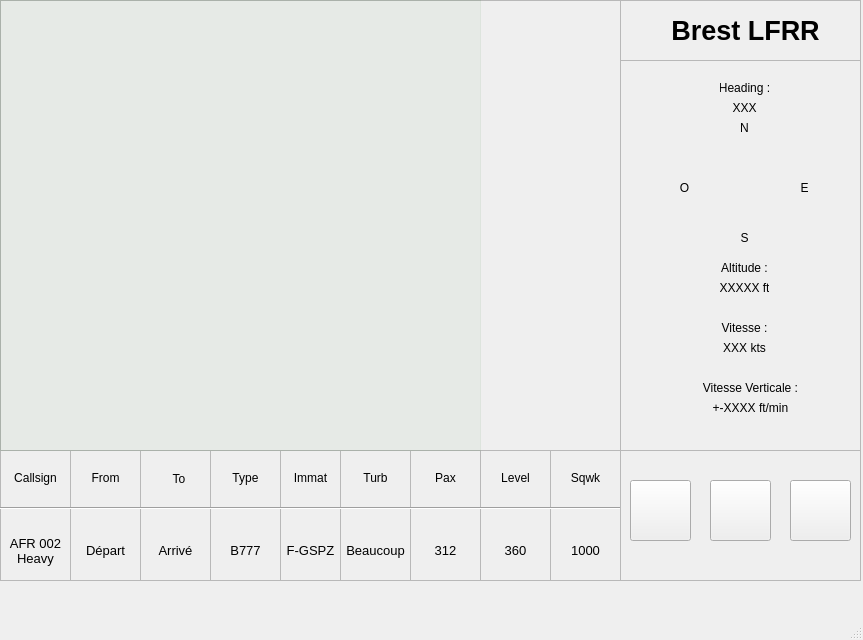
<?xml version="1.0" encoding="UTF-8"?>
<ui version="4.0">
 <class>MainWindow</class>
 <widget class="QMainWindow" name="MainWindow">
  <property name="geometry">
   <rect>
    <x>0</x>
    <y>0</y>
    <width>863</width>
    <height>640</height>
   </rect>
  </property>
  <property name="windowTitle">
   <string>MainWindow</string>
  </property>
  <widget class="QWidget" name="centralwidget">
   <widget class="QFrame" name="frame_strip">
    <property name="geometry">
     <rect>
      <x>0</x>
      <y>450</y>
      <width>621</width>
      <height>131</height>
     </rect>
    </property>
    <property name="frameShape">
     <enum>QFrame::Shape::StyledPanel</enum>
    </property>
    <property name="frameShadow">
     <enum>QFrame::Shadow::Raised</enum>
    </property>
    <widget class="QFrame" name="frame">
     <property name="geometry">
      <rect>
       <x>0</x>
       <y>0</y>
       <width>71</width>
       <height>131</height>
      </rect>
     </property>
     <property name="frameShape">
      <enum>QFrame::Shape::StyledPanel</enum>
     </property>
     <property name="frameShadow">
      <enum>QFrame::Shadow::Raised</enum>
     </property>
     <widget class="QLabel" name="label">
      <property name="geometry">
       <rect>
        <x>10</x>
        <y>20</y>
        <width>51</width>
        <height>16</height>
       </rect>
      </property>
      <property name="text">
       <string>Callsign</string>
      </property>
      <property name="alignment">
       <set>Qt::AlignmentFlag::AlignCenter</set>
      </property>
     </widget>
     <widget class="Line" name="line">
      <property name="geometry">
       <rect>
        <x>0</x>
        <y>50</y>
        <width>71</width>
        <height>16</height>
       </rect>
      </property>
      <property name="orientation">
       <enum>Qt::Orientation::Horizontal</enum>
      </property>
     </widget>
     <widget class="QLabel" name="label_2">
      <property name="geometry">
       <rect>
        <x>0</x>
        <y>80</y>
        <width>71</width>
        <height>41</height>
       </rect>
      </property>
      <property name="font">
       <font>
        <pointsize>10</pointsize>
       </font>
      </property>
      <property name="text">
       <string>AFR 002 Heavy</string>
      </property>
      <property name="alignment">
       <set>Qt::AlignmentFlag::AlignCenter</set>
      </property>
      <property name="wordWrap">
       <bool>true</bool>
      </property>
     </widget>
    </widget>
    <widget class="QFrame" name="frame_2">
     <property name="geometry">
      <rect>
       <x>70</x>
       <y>0</y>
       <width>71</width>
       <height>131</height>
      </rect>
     </property>
     <property name="frameShape">
      <enum>QFrame::Shape::StyledPanel</enum>
     </property>
     <property name="frameShadow">
      <enum>QFrame::Shadow::Raised</enum>
     </property>
     <widget class="QLabel" name="label_3">
      <property name="geometry">
       <rect>
        <x>10</x>
        <y>20</y>
        <width>51</width>
        <height>16</height>
       </rect>
      </property>
      <property name="text">
       <string>From</string>
      </property>
      <property name="alignment">
       <set>Qt::AlignmentFlag::AlignCenter</set>
      </property>
     </widget>
     <widget class="Line" name="line_3">
      <property name="geometry">
       <rect>
        <x>0</x>
        <y>50</y>
        <width>71</width>
        <height>16</height>
       </rect>
      </property>
      <property name="orientation">
       <enum>Qt::Orientation::Horizontal</enum>
      </property>
     </widget>
     <widget class="QLabel" name="label_4">
      <property name="geometry">
       <rect>
        <x>0</x>
        <y>80</y>
        <width>71</width>
        <height>41</height>
       </rect>
      </property>
      <property name="font">
       <font>
        <pointsize>10</pointsize>
       </font>
      </property>
      <property name="text">
       <string>Départ</string>
      </property>
      <property name="alignment">
       <set>Qt::AlignmentFlag::AlignCenter</set>
      </property>
      <property name="wordWrap">
       <bool>true</bool>
      </property>
     </widget>
    </widget>
    <widget class="QFrame" name="frame_3">
     <property name="geometry">
      <rect>
       <x>140</x>
       <y>0</y>
       <width>71</width>
       <height>131</height>
      </rect>
     </property>
     <property name="frameShape">
      <enum>QFrame::Shape::StyledPanel</enum>
     </property>
     <property name="frameShadow">
      <enum>QFrame::Shadow::Raised</enum>
     </property>
     <widget class="Line" name="line_7">
      <property name="geometry">
       <rect>
        <x>0</x>
        <y>50</y>
        <width>71</width>
        <height>16</height>
       </rect>
      </property>
      <property name="orientation">
       <enum>Qt::Orientation::Horizontal</enum>
      </property>
     </widget>
     <widget class="QLabel" name="label_10">
      <property name="geometry">
       <rect>
        <x>0</x>
        <y>80</y>
        <width>71</width>
        <height>41</height>
       </rect>
      </property>
      <property name="font">
       <font>
        <pointsize>10</pointsize>
       </font>
      </property>
      <property name="text">
       <string>Arrivé</string>
      </property>
      <property name="alignment">
       <set>Qt::AlignmentFlag::AlignCenter</set>
      </property>
      <property name="wordWrap">
       <bool>true</bool>
      </property>
     </widget>
     <widget class="QLabel" name="label_9">
      <property name="geometry">
       <rect>
        <x>-40</x>
        <y>-10</y>
        <width>158</width>
        <height>78</height>
       </rect>
      </property>
      <property name="text">
       <string>To</string>
      </property>
      <property name="alignment">
       <set>Qt::AlignmentFlag::AlignCenter</set>
      </property>
     </widget>
    </widget>
    <widget class="QFrame" name="frame_5">
     <property name="geometry">
      <rect>
       <x>340</x>
       <y>0</y>
       <width>71</width>
       <height>131</height>
      </rect>
     </property>
     <property name="frameShape">
      <enum>QFrame::Shape::StyledPanel</enum>
     </property>
     <property name="frameShadow">
      <enum>QFrame::Shadow::Raised</enum>
     </property>
     <widget class="QLabel" name="label_15">
      <property name="geometry">
       <rect>
        <x>10</x>
        <y>20</y>
        <width>51</width>
        <height>16</height>
       </rect>
      </property>
      <property name="text">
       <string>Turb</string>
      </property>
      <property name="alignment">
       <set>Qt::AlignmentFlag::AlignCenter</set>
      </property>
     </widget>
     <widget class="Line" name="line_11">
      <property name="geometry">
       <rect>
        <x>0</x>
        <y>50</y>
        <width>71</width>
        <height>16</height>
       </rect>
      </property>
      <property name="orientation">
       <enum>Qt::Orientation::Horizontal</enum>
      </property>
     </widget>
     <widget class="QLabel" name="label_16">
      <property name="geometry">
       <rect>
        <x>0</x>
        <y>80</y>
        <width>71</width>
        <height>41</height>
       </rect>
      </property>
      <property name="font">
       <font>
        <pointsize>10</pointsize>
       </font>
      </property>
      <property name="text">
       <string>Beaucoup</string>
      </property>
      <property name="alignment">
       <set>Qt::AlignmentFlag::AlignCenter</set>
      </property>
      <property name="wordWrap">
       <bool>true</bool>
      </property>
     </widget>
    </widget>
    <widget class="QFrame" name="frame_6">
     <property name="geometry">
      <rect>
       <x>410</x>
       <y>0</y>
       <width>71</width>
       <height>131</height>
      </rect>
     </property>
     <property name="frameShape">
      <enum>QFrame::Shape::StyledPanel</enum>
     </property>
     <property name="frameShadow">
      <enum>QFrame::Shadow::Raised</enum>
     </property>
     <widget class="QLabel" name="label_17">
      <property name="geometry">
       <rect>
        <x>10</x>
        <y>20</y>
        <width>51</width>
        <height>16</height>
       </rect>
      </property>
      <property name="text">
       <string>Pax</string>
      </property>
      <property name="alignment">
       <set>Qt::AlignmentFlag::AlignCenter</set>
      </property>
     </widget>
     <widget class="Line" name="line_12">
      <property name="geometry">
       <rect>
        <x>0</x>
        <y>50</y>
        <width>71</width>
        <height>16</height>
       </rect>
      </property>
      <property name="orientation">
       <enum>Qt::Orientation::Horizontal</enum>
      </property>
     </widget>
     <widget class="QLabel" name="label_18">
      <property name="geometry">
       <rect>
        <x>0</x>
        <y>80</y>
        <width>71</width>
        <height>41</height>
       </rect>
      </property>
      <property name="font">
       <font>
        <pointsize>10</pointsize>
       </font>
      </property>
      <property name="text">
       <string>312</string>
      </property>
      <property name="alignment">
       <set>Qt::AlignmentFlag::AlignCenter</set>
      </property>
      <property name="wordWrap">
       <bool>true</bool>
      </property>
     </widget>
    </widget>
    <widget class="QFrame" name="frame_7">
     <property name="geometry">
      <rect>
       <x>480</x>
       <y>0</y>
       <width>71</width>
       <height>131</height>
      </rect>
     </property>
     <property name="frameShape">
      <enum>QFrame::Shape::StyledPanel</enum>
     </property>
     <property name="frameShadow">
      <enum>QFrame::Shadow::Raised</enum>
     </property>
     <widget class="QLabel" name="label_19">
      <property name="geometry">
       <rect>
        <x>10</x>
        <y>20</y>
        <width>51</width>
        <height>16</height>
       </rect>
      </property>
      <property name="text">
       <string>Level</string>
      </property>
      <property name="alignment">
       <set>Qt::AlignmentFlag::AlignCenter</set>
      </property>
     </widget>
     <widget class="Line" name="line_13">
      <property name="geometry">
       <rect>
        <x>0</x>
        <y>50</y>
        <width>71</width>
        <height>16</height>
       </rect>
      </property>
      <property name="orientation">
       <enum>Qt::Orientation::Horizontal</enum>
      </property>
     </widget>
     <widget class="QLabel" name="label_20">
      <property name="geometry">
       <rect>
        <x>0</x>
        <y>80</y>
        <width>71</width>
        <height>41</height>
       </rect>
      </property>
      <property name="font">
       <font>
        <pointsize>10</pointsize>
       </font>
      </property>
      <property name="text">
       <string>360</string>
      </property>
      <property name="alignment">
       <set>Qt::AlignmentFlag::AlignCenter</set>
      </property>
      <property name="wordWrap">
       <bool>true</bool>
      </property>
     </widget>
    </widget>
    <widget class="QFrame" name="frame_8">
     <property name="geometry">
      <rect>
       <x>550</x>
       <y>0</y>
       <width>71</width>
       <height>131</height>
      </rect>
     </property>
     <property name="frameShape">
      <enum>QFrame::Shape::StyledPanel</enum>
     </property>
     <property name="frameShadow">
      <enum>QFrame::Shadow::Raised</enum>
     </property>
     <widget class="QLabel" name="label_21">
      <property name="geometry">
       <rect>
        <x>10</x>
        <y>20</y>
        <width>51</width>
        <height>16</height>
       </rect>
      </property>
      <property name="text">
       <string>Sqwk</string>
      </property>
      <property name="alignment">
       <set>Qt::AlignmentFlag::AlignCenter</set>
      </property>
     </widget>
     <widget class="Line" name="line_14">
      <property name="geometry">
       <rect>
        <x>0</x>
        <y>50</y>
        <width>71</width>
        <height>16</height>
       </rect>
      </property>
      <property name="orientation">
       <enum>Qt::Orientation::Horizontal</enum>
      </property>
     </widget>
     <widget class="QLabel" name="label_22">
      <property name="geometry">
       <rect>
        <x>0</x>
        <y>80</y>
        <width>71</width>
        <height>41</height>
       </rect>
      </property>
      <property name="font">
       <font>
        <pointsize>10</pointsize>
       </font>
      </property>
      <property name="text">
       <string>1000</string>
      </property>
      <property name="alignment">
       <set>Qt::AlignmentFlag::AlignCenter</set>
      </property>
      <property name="wordWrap">
       <bool>true</bool>
      </property>
     </widget>
    </widget>
    <widget class="QFrame" name="frame_4">
     <property name="geometry">
      <rect>
       <x>210</x>
       <y>0</y>
       <width>71</width>
       <height>131</height>
      </rect>
     </property>
     <property name="frameShape">
      <enum>QFrame::Shape::StyledPanel</enum>
     </property>
     <property name="frameShadow">
      <enum>QFrame::Shadow::Raised</enum>
     </property>
     <widget class="QLabel" name="label_11">
      <property name="geometry">
       <rect>
        <x>10</x>
        <y>20</y>
        <width>51</width>
        <height>16</height>
       </rect>
      </property>
      <property name="text">
       <string>Type</string>
      </property>
      <property name="alignment">
       <set>Qt::AlignmentFlag::AlignCenter</set>
      </property>
     </widget>
     <widget class="Line" name="line_8">
      <property name="geometry">
       <rect>
        <x>0</x>
        <y>50</y>
        <width>71</width>
        <height>16</height>
       </rect>
      </property>
      <property name="orientation">
       <enum>Qt::Orientation::Horizontal</enum>
      </property>
     </widget>
     <widget class="QLabel" name="label_12">
      <property name="geometry">
       <rect>
        <x>0</x>
        <y>80</y>
        <width>71</width>
        <height>41</height>
       </rect>
      </property>
      <property name="font">
       <font>
        <pointsize>10</pointsize>
       </font>
      </property>
      <property name="text">
       <string>B777</string>
      </property>
      <property name="alignment">
       <set>Qt::AlignmentFlag::AlignCenter</set>
      </property>
      <property name="wordWrap">
       <bool>true</bool>
      </property>
     </widget>
    </widget>
    <widget class="QFrame" name="frame_9">
     <property name="geometry">
      <rect>
       <x>280</x>
       <y>0</y>
       <width>61</width>
       <height>131</height>
      </rect>
     </property>
     <property name="frameShape">
      <enum>QFrame::Shape::StyledPanel</enum>
     </property>
     <property name="frameShadow">
      <enum>QFrame::Shadow::Raised</enum>
     </property>
     <widget class="QLabel" name="label_13">
      <property name="geometry">
       <rect>
        <x>0</x>
        <y>20</y>
        <width>61</width>
        <height>16</height>
       </rect>
      </property>
      <property name="text">
       <string>Immat</string>
      </property>
      <property name="alignment">
       <set>Qt::AlignmentFlag::AlignCenter</set>
      </property>
     </widget>
     <widget class="Line" name="line_9">
      <property name="geometry">
       <rect>
        <x>0</x>
        <y>50</y>
        <width>71</width>
        <height>16</height>
       </rect>
      </property>
      <property name="orientation">
       <enum>Qt::Orientation::Horizontal</enum>
      </property>
     </widget>
     <widget class="QLabel" name="label_14">
      <property name="geometry">
       <rect>
        <x>0</x>
        <y>80</y>
        <width>61</width>
        <height>41</height>
       </rect>
      </property>
      <property name="font">
       <font>
        <pointsize>10</pointsize>
       </font>
      </property>
      <property name="text">
       <string>F-GSPZ</string>
      </property>
      <property name="alignment">
       <set>Qt::AlignmentFlag::AlignCenter</set>
      </property>
      <property name="wordWrap">
       <bool>true</bool>
      </property>
     </widget>
    </widget>
   </widget>
   <widget class="QFrame" name="frame_carte">
    <property name="geometry">
     <rect>
      <x>0</x>
      <y>0</y>
      <width>621</width>
      <height>451</height>
     </rect>
    </property>
    <property name="frameShape">
     <enum>QFrame::Shape::StyledPanel</enum>
    </property>
    <property name="frameShadow">
     <enum>QFrame::Shadow::Raised</enum>
    </property>
    <widget class="QLabel" name="label_5">
     <property name="geometry">
      <rect>
       <x>220</x>
       <y>-50</y>
       <width>871</width>
       <height>781</height>
      </rect>
     </property>
     <property name="text">
      <string/>
     </property>
     <property name="pixmap">
      <pixmap>image/MAP_france_2.png</pixmap>
     </property>
    </widget>
    <widget class="QFrame" name="frame_10">
     <property name="geometry">
      <rect>
       <x>0</x>
       <y>0</y>
       <width>481</width>
       <height>451</height>
      </rect>
     </property>
     <property name="styleSheet">
      <string notr="true">background-color: rgba(0,100,0, 10);
</string>
     </property>
     <property name="frameShape">
      <enum>QFrame::Shape::StyledPanel</enum>
     </property>
     <property name="frameShadow">
      <enum>QFrame::Shadow::Raised</enum>
     </property>
    </widget>
   </widget>
   <widget class="QFrame" name="frame_titre">
    <property name="geometry">
     <rect>
      <x>620</x>
      <y>0</y>
      <width>241</width>
      <height>61</height>
     </rect>
    </property>
    <property name="frameShape">
     <enum>QFrame::Shape::StyledPanel</enum>
    </property>
    <property name="frameShadow">
     <enum>QFrame::Shadow::Raised</enum>
    </property>
    <widget class="QLabel" name="txt_titre">
     <property name="geometry">
      <rect>
       <x>0</x>
       <y>10</y>
       <width>251</width>
       <height>41</height>
      </rect>
     </property>
     <property name="font">
      <font>
       <pointsize>20</pointsize>
       <bold>true</bold>
       <underline>false</underline>
      </font>
     </property>
     <property name="styleSheet">
      <string notr="true"/>
     </property>
     <property name="text">
      <string>Brest LFRR</string>
     </property>
     <property name="alignment">
      <set>Qt::AlignmentFlag::AlignCenter</set>
     </property>
    </widget>
   </widget>
   <widget class="QFrame" name="frame_boutons">
    <property name="geometry">
     <rect>
      <x>620</x>
      <y>450</y>
      <width>241</width>
      <height>131</height>
     </rect>
    </property>
    <property name="frameShape">
     <enum>QFrame::Shape::StyledPanel</enum>
    </property>
    <property name="frameShadow">
     <enum>QFrame::Shadow::Raised</enum>
    </property>
    <widget class="QPushButton" name="btn_accueil">
     <property name="geometry">
      <rect>
       <x>10</x>
       <y>30</y>
       <width>61</width>
       <height>61</height>
      </rect>
     </property>
     <property name="text">
      <string/>
     </property>
     <property name="icon">
      <iconset>
       <normaloff>image/accueil.png</normaloff>image/accueil.png</iconset>
     </property>
     <property name="iconSize">
      <size>
       <width>32</width>
       <height>32</height>
      </size>
     </property>
    </widget>
    <widget class="QPushButton" name="btn_parametres">
     <property name="geometry">
      <rect>
       <x>90</x>
       <y>30</y>
       <width>61</width>
       <height>61</height>
      </rect>
     </property>
     <property name="text">
      <string/>
     </property>
     <property name="icon">
      <iconset>
       <normaloff>image/parametres.png</normaloff>image/parametres.png</iconset>
     </property>
     <property name="iconSize">
      <size>
       <width>32</width>
       <height>32</height>
      </size>
     </property>
    </widget>
    <widget class="QPushButton" name="btn_sortie">
     <property name="geometry">
      <rect>
       <x>170</x>
       <y>30</y>
       <width>61</width>
       <height>61</height>
      </rect>
     </property>
     <property name="text">
      <string/>
     </property>
     <property name="icon">
      <iconset>
       <normaloff>image/sortie.png</normaloff>image/sortie.png</iconset>
     </property>
     <property name="iconSize">
      <size>
       <width>32</width>
       <height>32</height>
      </size>
     </property>
    </widget>
   </widget>
   <widget class="QFrame" name="frame_stat">
    <property name="geometry">
     <rect>
      <x>620</x>
      <y>60</y>
      <width>241</width>
      <height>391</height>
     </rect>
    </property>
    <property name="frameShape">
     <enum>QFrame::Shape::StyledPanel</enum>
    </property>
    <property name="frameShadow">
     <enum>QFrame::Shadow::Raised</enum>
    </property>
    <widget class="QLabel" name="txt_direction">
     <property name="geometry">
      <rect>
       <x>100</x>
       <y>20</y>
       <width>49</width>
       <height>16</height>
      </rect>
     </property>
     <property name="text">
      <string>Heading :</string>
     </property>
     <property name="alignment">
      <set>Qt::AlignmentFlag::AlignCenter</set>
     </property>
    </widget>
    <widget class="QLabel" name="txt_direction_variable">
     <property name="geometry">
      <rect>
       <x>100</x>
       <y>40</y>
       <width>49</width>
       <height>16</height>
      </rect>
     </property>
     <property name="text">
      <string>XXX</string>
     </property>
     <property name="alignment">
      <set>Qt::AlignmentFlag::AlignCenter</set>
     </property>
    </widget>
    <widget class="QLabel" name="img_cercle">
     <property name="geometry">
      <rect>
       <x>80</x>
       <y>80</y>
       <width>91</width>
       <height>91</height>
      </rect>
     </property>
     <property name="text">
      <string/>
     </property>
     <property name="pixmap">
      <pixmap>image/cercle.png</pixmap>
     </property>
     <property name="scaledContents">
      <bool>true</bool>
     </property>
    </widget>
    <widget class="QLabel" name="txt_nord">
     <property name="geometry">
      <rect>
       <x>100</x>
       <y>60</y>
       <width>49</width>
       <height>16</height>
      </rect>
     </property>
     <property name="text">
      <string>N</string>
     </property>
     <property name="alignment">
      <set>Qt::AlignmentFlag::AlignCenter</set>
     </property>
    </widget>
    <widget class="QLabel" name="txt_est">
     <property name="geometry">
      <rect>
       <x>160</x>
       <y>120</y>
       <width>49</width>
       <height>16</height>
      </rect>
     </property>
     <property name="text">
      <string>E</string>
     </property>
     <property name="alignment">
      <set>Qt::AlignmentFlag::AlignCenter</set>
     </property>
    </widget>
    <widget class="QLabel" name="txt_sud">
     <property name="geometry">
      <rect>
       <x>100</x>
       <y>170</y>
       <width>49</width>
       <height>16</height>
      </rect>
     </property>
     <property name="text">
      <string>S</string>
     </property>
     <property name="alignment">
      <set>Qt::AlignmentFlag::AlignCenter</set>
     </property>
    </widget>
    <widget class="QLabel" name="txt_ouest">
     <property name="geometry">
      <rect>
       <x>40</x>
       <y>120</y>
       <width>49</width>
       <height>16</height>
      </rect>
     </property>
     <property name="text">
      <string>O</string>
     </property>
     <property name="alignment">
      <set>Qt::AlignmentFlag::AlignCenter</set>
     </property>
    </widget>
    <widget class="QLabel" name="txt_altitude">
     <property name="geometry">
      <rect>
       <x>100</x>
       <y>200</y>
       <width>49</width>
       <height>16</height>
      </rect>
     </property>
     <property name="text">
      <string>Altitude :</string>
     </property>
     <property name="alignment">
      <set>Qt::AlignmentFlag::AlignCenter</set>
     </property>
    </widget>
    <widget class="QLabel" name="txt_altitude_variable">
     <property name="geometry">
      <rect>
       <x>100</x>
       <y>220</y>
       <width>49</width>
       <height>16</height>
      </rect>
     </property>
     <property name="text">
      <string>XXXXX ft</string>
     </property>
     <property name="alignment">
      <set>Qt::AlignmentFlag::AlignCenter</set>
     </property>
    </widget>
    <widget class="QLabel" name="txt_vitesse">
     <property name="geometry">
      <rect>
       <x>100</x>
       <y>260</y>
       <width>49</width>
       <height>16</height>
      </rect>
     </property>
     <property name="text">
      <string>Vitesse :</string>
     </property>
     <property name="alignment">
      <set>Qt::AlignmentFlag::AlignCenter</set>
     </property>
    </widget>
    <widget class="QLabel" name="txt_vitessev">
     <property name="geometry">
      <rect>
       <x>80</x>
       <y>320</y>
       <width>101</width>
       <height>16</height>
      </rect>
     </property>
     <property name="text">
      <string>Vitesse Verticale :</string>
     </property>
     <property name="alignment">
      <set>Qt::AlignmentFlag::AlignCenter</set>
     </property>
    </widget>
    <widget class="QLabel" name="txt_vitesse_variable">
     <property name="geometry">
      <rect>
       <x>100</x>
       <y>280</y>
       <width>49</width>
       <height>16</height>
      </rect>
     </property>
     <property name="text">
      <string>XXX kts</string>
     </property>
     <property name="alignment">
      <set>Qt::AlignmentFlag::AlignCenter</set>
     </property>
    </widget>
    <widget class="QLabel" name="txt_vitessev_variable">
     <property name="geometry">
      <rect>
       <x>90</x>
       <y>340</y>
       <width>81</width>
       <height>16</height>
      </rect>
     </property>
     <property name="text">
      <string>+-XXXX ft/min</string>
     </property>
     <property name="alignment">
      <set>Qt::AlignmentFlag::AlignCenter</set>
     </property>
    </widget>
   </widget>
  </widget>
  <widget class="QMenuBar" name="menubar">
   <property name="geometry">
    <rect>
     <x>0</x>
     <y>0</y>
     <width>863</width>
     <height>33</height>
    </rect>
   </property>
  </widget>
  <widget class="QStatusBar" name="statusbar"/>
 </widget>
 <resources/>
 <connections/>
</ui>
